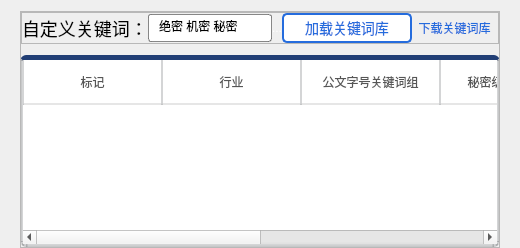
     <widget class="QWidget" name="tab_3">
      <attribute name="title">
       <string>关键词配置</string>
      </attribute>
      <layout class="QVBoxLayout" name="verticalLayout_14">
       <property name="leftMargin">
        <number>20</number>
       </property>
       <property name="rightMargin">
        <number>20</number>
       </property>
       <property name="bottomMargin">
        <number>0</number>
       </property>
       <item>
        <widget class="QFrame" name="frame_8">
         <property name="cursor">
          <cursorShape>ArrowCursor</cursorShape>
         </property>
         <property name="frameShape">
          <enum>QFrame::StyledPanel</enum>
         </property>
         <property name="frameShadow">
          <enum>QFrame::Raised</enum>
         </property>
         <layout class="QVBoxLayout" name="verticalLayout_13">
          <property name="spacing">
           <number>11</number>
          </property>
          <property name="leftMargin">
           <number>0</number>
          </property>
          <property name="topMargin">
           <number>0</number>
          </property>
          <property name="rightMargin">
           <number>0</number>
          </property>
          <property name="bottomMargin">
           <number>0</number>
          </property>
          <item>
           <widget class="QFrame" name="frame_9">
            <property name="frameShape">
             <enum>QFrame::StyledPanel</enum>
            </property>
            <property name="frameShadow">
             <enum>QFrame::Raised</enum>
            </property>
            <layout class="QHBoxLayout" name="horizontalLayout_5">
             <property name="spacing">
              <number>0</number>
             </property>
             <property name="leftMargin">
              <number>0</number>
             </property>
             <property name="topMargin">
              <number>0</number>
             </property>
             <property name="rightMargin">
              <number>0</number>
             </property>
             <property name="bottomMargin">
              <number>0</number>
             </property>
             <item>
              <widget class="QLabel" name="label_6">
               <property name="styleSheet">
                <string notr="true">font-family: &quot;微软雅黑&quot;;
font-size: 18px;
line-height: 20px;</string>
               </property>
               <property name="text">
                <string>自定义关键词：</string>
               </property>
              </widget>
             </item>
             <item>
              <widget class="QLineEdit" name="key_word_input">
               <property name="styleSheet">
                <string notr="true">QLineEdit {
	/* 外边框 */
	border: 1px solid rgba(86, 86, 86, 0.7);
	border-radius: 3px;
	padding: 5 8px;
	background: white;
	font-family:16px  &quot;微软雅黑&quot;;

}</string>
               </property>
               <property name="text">
                <string>绝密 机密 秘密</string>
               </property>
               <property name="placeholderText">
                <string/>
               </property>
              </widget>
             </item>
             <item>
              <widget class="QLabel" name="label_7">
               <property name="styleSheet">
                <string notr="true">color:white;</string>
               </property>
               <property name="text">
                <string>...</string>
               </property>
              </widget>
             </item>
             <item>
              <widget class="QPushButton" name="pushButton_2">
               <property name="minimumSize">
                <size>
                 <width>130</width>
                 <height>30</height>
                </size>
               </property>
               <property name="cursor">
                <cursorShape>PointingHandCursor</cursorShape>
               </property>
               <property name="styleSheet">
                <string notr="true">background:  white;
font-family: &quot;微软雅黑&quot;;;
font-style: normal;
font-weight: normal;
font-size: 14px;
line-height: 20px;
border-radius: 5px;
color: #256CDD;
border: 2px solid #256CDD;</string>
               </property>
               <property name="text">
                <string>加载关键词库</string>
               </property>
              </widget>
             </item>
             <item>
              <widget class="QLabel" name="label">
               <property name="font">
                <font>
                 <weight>50</weight>
                 <italic>false</italic>
                 <bold>false</bold>
                </font>
               </property>
               <property name="cursor">
                <cursorShape>PointingHandCursor</cursorShape>
               </property>
               <property name="styleSheet">
                <string notr="true">color: #256CDD;</string>
               </property>
               <property name="text">
                <string>  下载关键词库</string>
               </property>
              </widget>
             </item>
             <item>
              <widget class="QLabel" name="label_8">
               <property name="styleSheet">
                <string notr="true">color:white;</string>
               </property>
               <property name="text">
                <string/>
               </property>
              </widget>
             </item>
            </layout>
           </widget>
          </item>
          <item>
           <widget class="QTableWidget" name="tableWidget_2">
            <property name="minimumSize">
             <size>
              <width>0</width>
              <height>150</height>
             </size>
            </property>
            <property name="maximumSize">
             <size>
              <width>16777215</width>
              <height>16777215</height>
             </size>
            </property>
            <property name="statusTip">
             <string/>
            </property>
            <property name="styleSheet">
             <string notr="true">        QTableView
{
    background-color: #FFFFFF;
    alternate-background-color:#e3edf9;
    font:14px &quot;微软雅黑&quot;;
    color:#677483;
    gridline-color: #ccddf0;  

border: 2px solid rgba(41, 43, 49, 0.2);
border-top: 5px solid #213E75;
border-bottom: 3px solid rgba(41, 43, 49, 0.2);


border-radius:5px

}
 
QTableView::item
{  
    font:20px &quot;微软雅黑&quot;;
    color:#29414E; 
	border:0px;   
	border-bottom: 1px solid rgba(0, 0, 0, 0.05);

}
 
QTableView::item:selected
{  
    color:green;
}
 
QHeaderView::section { 
    color: #565656;;
    font:bold 14px &quot;微软雅黑&quot;;
    text-align:right;
    height:43px;
	
	border:0px;

	border-bottom: 2px solid rgba(0, 0, 0, 0.1);

	background: #FFFFFF;

    border-left:none;
border-left: 1px solid rgba(41, 43, 49, 0.2);
border-right:1px solid rgba(41, 43, 49, 0.2);
}
 
// border-left:none;防止中间表头的border重叠
QHeaderView::section:first
{
    border-left:1px solid #8faac9;
border-radius: 3px;
}</string>
            </property>
            <property name="lineWidth">
             <number>0</number>
            </property>
            <property name="autoScroll">
             <bool>true</bool>
            </property>
            <property name="autoScrollMargin">
             <number>3</number>
            </property>
            <property name="dragEnabled">
             <bool>true</bool>
            </property>
            <property name="textElideMode">
             <enum>Qt::ElideMiddle</enum>
            </property>
            <property name="showGrid">
             <bool>false</bool>
            </property>
            <property name="sortingEnabled">
             <bool>true</bool>
            </property>
            <property name="wordWrap">
             <bool>true</bool>
            </property>
            <attribute name="horizontalHeaderCascadingSectionResizes">
             <bool>true</bool>
            </attribute>
            <attribute name="horizontalHeaderDefaultSectionSize">
             <number>139</number>
            </attribute>
            <attribute name="horizontalHeaderHighlightSections">
             <bool>true</bool>
            </attribute>
            <attribute name="horizontalHeaderStretchLastSection">
             <bool>true</bool>
            </attribute>
            <attribute name="verticalHeaderVisible">
             <bool>false</bool>
            </attribute>
            <attribute name="verticalHeaderShowSortIndicator" stdset="0">
             <bool>false</bool>
            </attribute>
            <attribute name="verticalHeaderStretchLastSection">
             <bool>false</bool>
            </attribute>
            <column>
             <property name="text">
              <string>标记</string>
             </property>
            </column>
            <column>
             <property name="text">
              <string>行业</string>
             </property>
            </column>
            <column>
             <property name="text">
              <string>公文字号关键词组</string>
             </property>
            </column>
            <column>
             <property name="text">
              <string>秘密级关键词组</string>
             </property>
            </column>
            <column>
             <property name="text">
              <string>机密级关键词组</string>
             </property>
            </column>
            <column>
             <property name="text">
              <string>绝密级关键词组</string>
             </property>
            </column>
           </widget>
          </item>
         </layout>
        </widget>
       </item>
      </layout>
     </widget>
